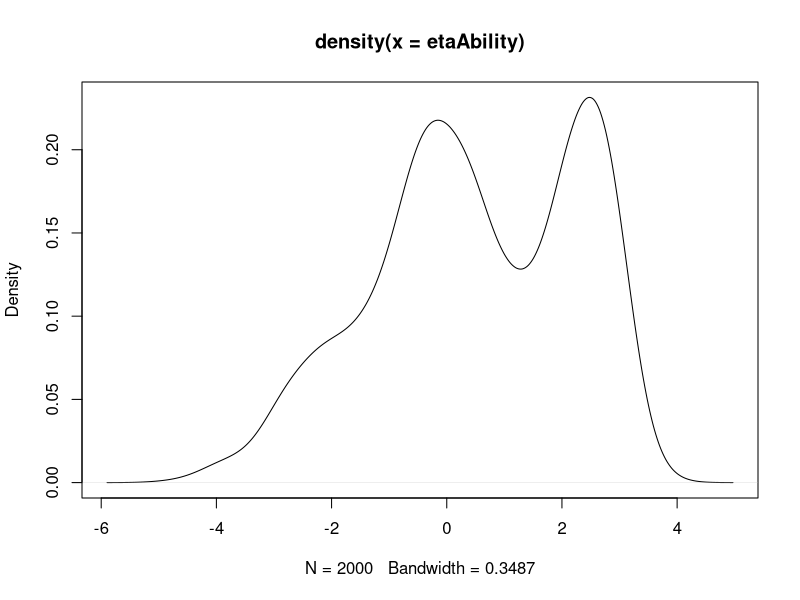

Reproduce this figure in R.
##----------------------------##
## Multimodal
##----------------------------##
library(sn)

dMultiModal <- function(x, weights = c(1,1,1), means = c(-2, 0, 3)){
	prop <- weights/sum(weights)

	prop[1]*dnorm(x, mean = means[1], sd = sqrt(1)) + 
	prop[2]*dnorm(x, mean = means[2], sd = sqrt(0.5)) + 
	prop[3]*dsn(x, xi = means[3], omega = 1, alpha = -3)
}

## curve(dMultiModal(x, weights = c(4,4,2)), from = -5, to = 5)

rMultiModal <- function(n, weights = c(4,4,2), means = c(-2, 0, 3)){
	prop <- weights/sum(weights)

	out <- c(rnorm(n*prop[1], mean = means[1], sd = sqrt(1)),
	rnorm(n*prop[2], mean = means[2], sd = sqrt(0.5)),
	rsn(n*prop[3], xi = means[3], omega = 1, alpha = -3))

	out
}
## hist(rMultiModal(n = 10000), breaks = 100)

## ---- simulation
# Set the random-number generator seed,
# to make the results reproducible
set.seed(10)

# set the number of items I and persons P
nItems    <- 15
nPersons  <- 2000

# set the item and population parameters
lambda0     <- c(1 + runif(nItems,-0.5,0.5))
beta0       <- seq(-3,3,length=nItems)


lambda0 <- exp(log(lambda0) - mean(log(lambda0)))

## parameters of the 3 components mixture

# possible change
weights = c(2,4,4)
means = c(-2, 0, 3)

# generate thetas from a mixture and the I x P matrix of response probabilities
etaAbility  <- rMultiModal(n = nPersons, weights = weights, means = means)
plot(density(etaAbility))

term1       <- outer(etaAbility, lambda0)
term2       <- matrix(rep(lambda0*beta0, nPersons), nrow=nPersons,byrow=TRUE)
prob        <- plogis(term1-term2)  ### 1/(1 + exp(term.2 - term.1))
# generate the 0/1 responses Y as a matrix of Bernoulli draws

Y        <- ifelse(runif(nItems*nPersons) < prob, 1, 0)
save(nItems, nPersons, lambda0, beta0, etaAbility, Y , prob, file = "simulation_multimodal_allValues.RData")
saveRDS(Y , file = "simulation_multimodal2.rds")


## ---- simulation Expanded
## Simulated data with multimodal2 latent abilities
set.seed(243)

# set the number of items I and persons P
nItems    <- c(10, 30)
nPersons  <- c(1000, 5000)

for(i in 1:2){
	for(j in 1:2) {
	
	nItemSim = nItems[i]
	nPersonSim = nPersons[j]

	# set the item and population parameters
	lambda0     <- c(1 + runif(nItemSim,-0.5,0.5))
	beta0     <- seq(-3,3,length=nItemSim)


	lambda0 <- exp(log(lambda0) - mean(log(lambda0)))

	etaMean    <- 0
	etaSigma2 <- (1.25)^2

	# generate thetas and the I x P matrix of response probabilities
	etaAbility  <- rMultiModal(n = nPersonSim, weights = weights, means = means)

	term1     <- outer(etaAbility, lambda0)
	term2     <- matrix(rep(lambda0*beta0, nPersonSim), nrow=nPersonSim,byrow=TRUE)
	prob      <- plogis(term1-term2)  ### 1/(1 + exp(term.2 - term.1))
	# generate the 0/1 responses Y as a matrix of Bernoulli draws

	Y        <- ifelse(runif(nItemSim*nPersonSim) < prob, 1, 0)
	
	filename <- paste0("simulation_multimodal2_I_", nItemSim, "_N_", nPersonSim)
	save(nItemSim, nPersonSim, lambda0, beta0, etaAbility, Y , prob, file = paste0(filename, "_allData.RData"))
	saveRDS(Y , file = paste0(filename, ".rds"))


	}
}


## ---- end-of-simulation1-expanded
